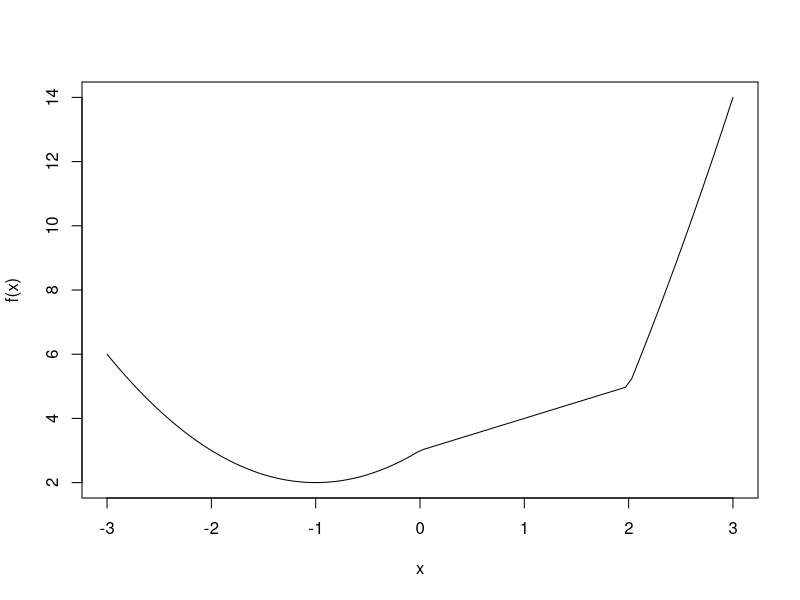

Source code (R):
rm(list=ls())

# 1. 
# (a) Write functions tmpFn1 and tmpFn2 such that if xVec is the vector (x1, 
# x2,..., xn), then tmpFn1(xVec) returns the vector ( x1, x2^2,  ..., xn^n 
# ) and tmpFn2(xVec) returns the vector ( x1, x2^2/2 , ... , xn^n/n ) .

set.seed(75)
xVec <- sample(1:9,size=6,replace=T )

tmpFn1 <- function(xVec)
{
  xVec^seq(along=xVec)
}

xVec
tmpFn1(xVec)


tmpFn2 <- function(xVec)
{
  (xVec^seq(along=xVec))/seq(along=xVec)
}

xVec
tmpFn2(xVec)


# 1. (b) 
# Now write a function tmpFn3 which takes 2 arguments x and n where x is a
# single number and n is a strictly positive integer. The function should return
# the value of 1 + x/1 + x^2/2 + x^3/3 + ... + x^n/n

tmpFn3 <- function(x, n)
{
  1 + sum(x^(1:n)/(1:n))
}

tmpFn3(1,3)


#-------------------------------------------------------------
# 2. Write a function tmpFn(xVec) such that if xVec is the 
# vector x = (x1,..., xn) 
# then tmpFn(xVec) returns the vector of moving averages: (x1 + x2 + x3)/3 ,
# (x2 + x3 + x4)/3 , ...,  (xn−2 + xn−1 + xn)/3 Try out your function; for
# example, try tmpFn( c(1:5,6:1) ).

tmpFn <- function(xVec)
{
  n <- length(xVec)
  zVec <- (xVec[1:(n-2)] + xVec[2:(n-1)] + xVec[3:n])/3
  zVec
}

tmpFn( c(1:5,6:1) )

# -------------------------------------------------------

# 3. Consider the continuous function 

#  f(x) = x^2 + 2x + 3   if x < 0  
#       = x + 3          if 0 < x < 2 
#       = x^2 + 4x - 7   if 2 <= x. 
# Write a function tmpFn which takes a single
# argument xVec. The function should return the vector of values 
# of the function f(x) evaluated at the values in xVec. 
# Hence plot the function f(x) for -3 < x < 3.


f<- function(x)
{
  ifelse(x < 0, x^2 + 2*x + 3, ifelse(x >= 2, x^2 +4*x -7, x+3))
}

x <- seq(-3,3,len=100)
plot(x, f(x), "l")

#----------------------------------------------------------

# 4. Write a function which takes a single argument which is a matrix. 
# The function should return a matrix # which is the same as the function 
# argument but every odd number is doubled.
# Hence the result of using the function on the matrix
# [ 
#   1   1   3
#   5   2   6
#   -2  -1  -3
# ]
# should be: 
# [ 
#    2    2   6
#   10    2   6
#   -2   -2   -6
# ]
# Hint: First try this for a specific matrix on the Command Line.

tmpFn <- function(mat)
{
  ifelse(mat %% 2 == 1, mat *2, mat)
}

mat <- matrix(c(1,1,3, 5,2,6, -2,-1,-3), nrow = 3, ncol = 3, byrow = T)

mat
tmpFn(mat)



#--------------------------------------------------------------
rm(list=ls())


getwd()
